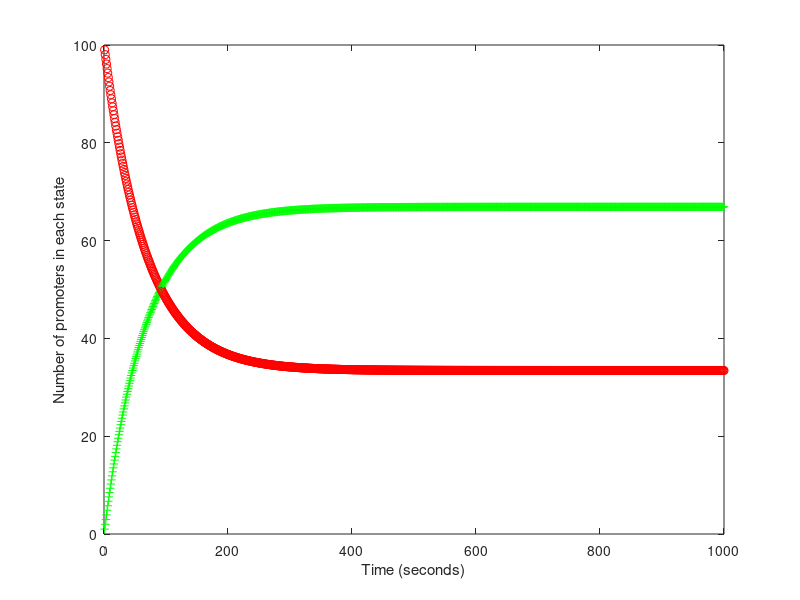
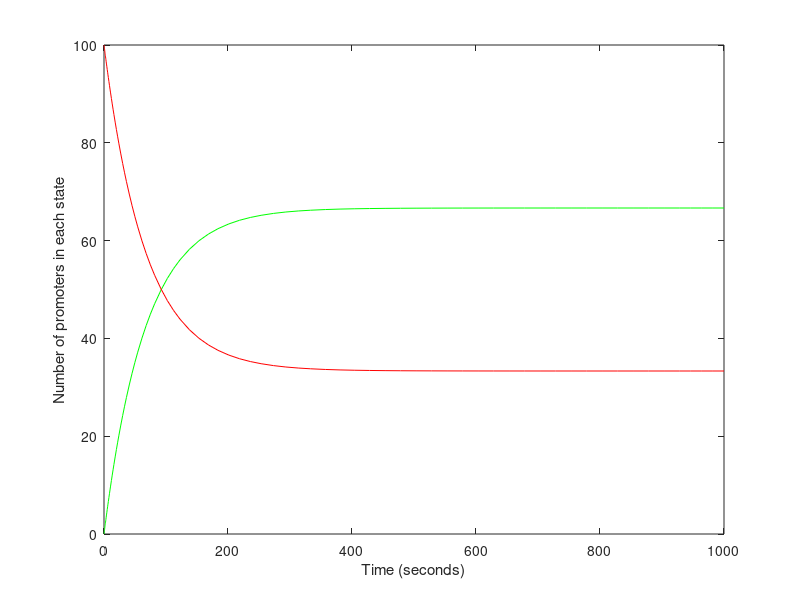
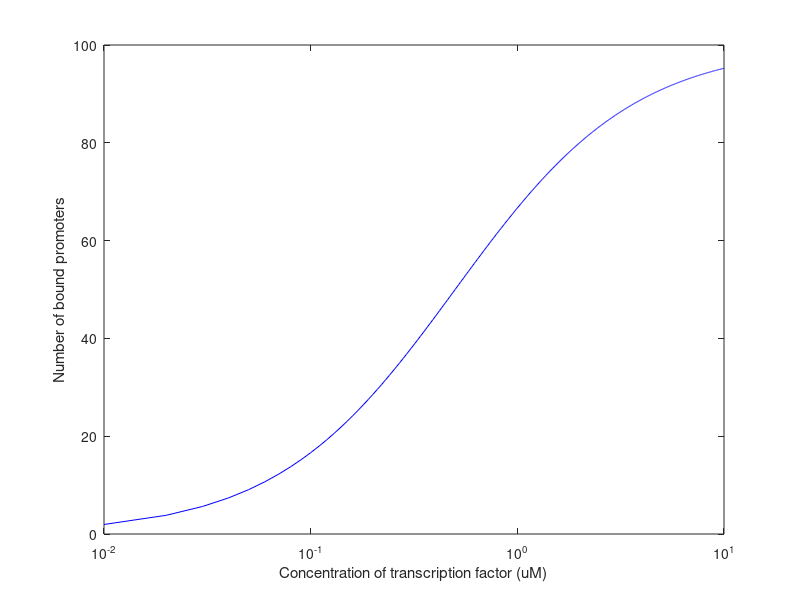
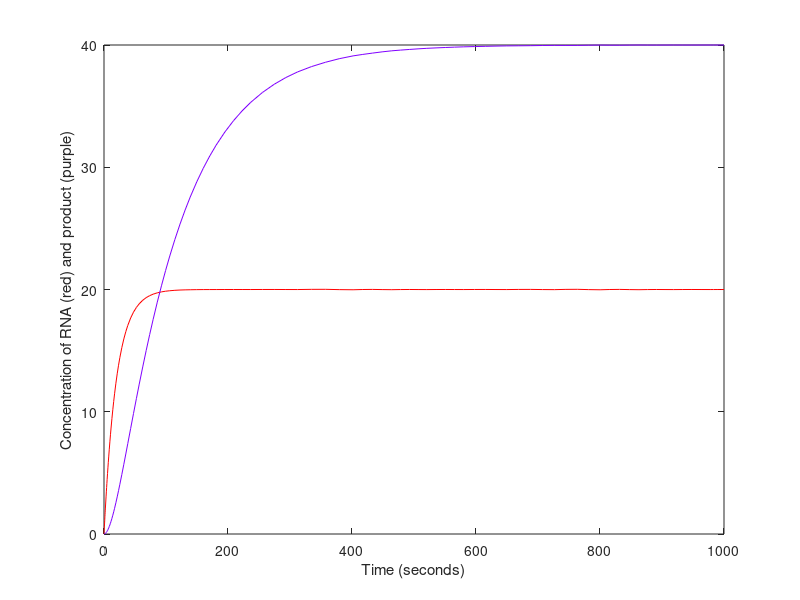

These charts were generated, in order, by the following MATLAB code:
% Simulation of a simplified version of the model from Guido Collins et al., 2006
% Jun Allard allardlab.com

%% Binding and unbinding of a TF to a promotor -- 1.1 Simple simulation

% parameters
kon = 0.01; % attachment rate, s^-1 uM^-1
koff = 0.005; %s^-1

C = 1.0; % microMolar, concentration of transcription factor

% set up a figure
figure(11); clf; hold on; box on;
xlabel('Time (seconds)')
ylabel('Number of promoters in each state')

% initial conditions
u_bound = 0;
u_unbound = 100; % the total number of times this promotor occurs in the system

dt = 1; % second EVERY SECOND, update the number of bound and unbound promotors
ntmax = 1000;
for nt=1:ntmax
    
    u_bound   = u_bound   + (+ kon*C*u_unbound - koff*u_bound)*dt;
    u_unbound = u_unbound + (- kon*C*u_unbound + koff*u_bound)*dt;
    
    plot(nt, u_bound, '+g')
    plot(nt, u_unbound, 'or')
    
end


%% 1.2 Matlab's built-in solver

% Now let's use Matlab's built-in ODE solver (which is faster and more accurate, but less flexible)

% parameters
kon = 0.01;
koff = 0.005; %s^-1

C = 1.0; % microMolar, concentration of transcription factor

initialCondition = [0,100];

% set up a figure
figure(12); clf; hold on; box on;
xlabel('Time (seconds)')
ylabel('Number of promoters in each state')

f =@(u,w) +kon*C*w - koff*u;
g =@(u,w) -kon*C*w + koff*u;

dxdt = @(t,x)[f(x(1),x(2));
    g(x(1),x(2))];

[T, X] = ode45(dxdt, [0.0,1000], initialCondition);

figure(12); hold on;
plot(T,X(:,1),'-g'); % red for RNA
plot(T,X(:,2),'-r'); % purple

%% 1.3 Parameter sweep

paramArray = 0:0.01:10;
b_storage = zeros(size(paramArray));

for iParam=1:numel(paramArray)

    % parameters
    kon = 0.01;
    koff = 0.005; %s^-1

    C = paramArray(iParam); % microMolar, concentration of transcription factor

    initialCondition = [0,100];


    f =@(u,w) +kon*C*w - koff*u;
    g =@(u,w) -kon*C*w + koff*u;

    dxdt = @(t,x)[f(x(1),x(2));
        g(x(1),x(2))];

    [T, X] = ode45(dxdt, [0.0,1000], initialCondition);

    b_storage(iParam) = X(end,1);
    
end

figure(13); clf;
plot(paramArray,b_storage, '-b')
xlabel('Concentration of transcription factor (uM)')
ylabel('Number of bound promoters')

set(gca, 'xscale', 'log')

%% 1.4 Creation and destruction of mRNA and protein

% protein level

gamma_m = 1;
delta_m = 0.05;
gamma_g = 0.02;
delta_g = 0.01;

f =@(m,g) +gamma_m   - delta_m*m;
g =@(m,g) +gamma_g*m - delta_g*g;

initialCondition = [0,0];

dxdt = @(t,x)[f(x(1),x(2));
    g(x(1),x(2))];

[T, X] = ode45(dxdt, [0.0,1000], initialCondition);

figure(14); clf; hold on; box on;
plot(T,X(:,1),'-r'); % red for RNA
plot(T,X(:,2),'-', 'color', [0.5 0 1]); % purple
xlabel('Time (seconds)')
ylabel('Concentration of RNA (red) and product (purple)')


%% 1.5 promotor binding state

% parameters

delta_m = 0.05;
gamma_g = 0.02;
delta_g = 0.01;

kon = 0.001; % s^-1 uM^-1
koff = 0.0005; % s^-1

gamma_m =@(p0,pr,pa,par) 1.0*p0+0.0*pr+2.0*pa+1.0*par;

I = 10; % concentration of inhibitory transcription factor (uM)
C = 10; % concentration of activatory transcription factor (uM)

M =@(t) [-kon*C-kon*I,  +koff*I,          koff     ,        0;
               +kon*I,  -koff*I-kon*C,             0,   +koff;
               +kon*C      ,              0,   -koff-kon*I,   +koff;
                    0,          kon*C,         kon*I, -2*koff];


f =@(p0,pr,pa,par,m,g,t) +gamma_m(p0,pr,pa,par)   - delta_m*m; % dmdt
g =@(p0,pr,pa,par,m,g,t) +gamma_g*m - delta_g*g;    % dpdt

initialCondition = [1,0,0,0,0,0];

dxdt = @(t,x)[M(t)*[x(1);x(2);x(3);x(4)];
    f(x(1),x(2),x(3),x(4),x(5),x(6));
    g(x(1),x(2),x(3),x(4),x(5),x(6))];

[T, X] = ode45(dxdt, [0.0,1000], initialCondition);

figure(15); clf; 

subplot(2,1,1);hold on; box on;
plot(T,X(:,1:4))
xlabel('Time (seconds)')
ylabel('Number of promotors in each state')

legend('Empty', 'repressor', 'activator', 'both')

subplot(2,1,2);hold on; box on;
plot(T,X(:,5),'-r'); % red for RNA
plot(T,X(:,6),'-', 'color', [0.5 0 1]); % purple
xlabel('Time (seconds)')
ylabel('Concentration of RNA (red) and product (purple)')



%% 1.6 a parameter sweep

paramArray = 0:1:100;
g_storage = zeros(size(paramArray));

for iParam=1:numel(paramArray)
    
    % parameters
    delta_m = 0.05;
    gamma_g = 0.02;
    delta_g = 0.01;
    
    kon = 0.001; % s^-1 uM^-1
    koff = 0.0005; % s^-1
    
    I = 10; 
    C = paramArray(iParam); 
    
    
    M =@(t) [-kon*C-kon*I,  +koff*I,          koff     ,        0;
        +kon*I,  -koff*I-kon*C,             0,   +koff;
        +kon*C      ,              0,   -koff-kon*I,   +koff;
        0,          kon*C,         kon*I, -2*koff];
    
    gamma_m =@(p0,pr,pa,par) 1.0*p0+0.0*pr+2.0*pa+1.0*par;
    
    f =@(p0,pr,pa,par,m,g,t) +gamma_m(p0,pr,pa,par)   - delta_m*m;
    g =@(p0,pr,pa,par,m,g,t) +gamma_g*m - delta_g*g;
    
    initialCondition = [1,0,0,0,0,0];
    
    dxdt = @(t,x)[M(t)*[x(1);x(2);x(3);x(4)];
        f(x(1),x(2),x(3),x(4),x(5),x(6));
        g(x(1),x(2),x(3),x(4),x(5),x(6))];
    
    [T, X] = ode45(dxdt, [0.0,100], initialCondition);
    
    g_storage(iParam) = X(end,6);
    
end

figure(16); clf;
plot(paramArray,g_storage, '-b')
xlabel('Concentration of activating TF (uM)') 
ylabel('Concentration of product (uM)')
set(gca,'ylim', [0,40]);
set(gca,'xscale','log') % uncomment to make a log plot

%% 1.7 positive feedback

paramArray = 0:1:100;
g_storage = zeros(size(paramArray));

for iParam=1:numel(paramArray)
    
    % parameters
    delta_m = 0.05;
    gamma_g = 0.02;
    delta_g = 0.01;
    
    gamma_g2 = 0.1;
    
    kon = 0.001; % s^-1 uM^-1
    koff = 0.0005; % s^-1
    
    I = 10; % EDIT FOR HW1
    C = paramArray(iParam); % ENDOGENOUS activatory transcription factor % EDIT FOR HW1
    
    M =@(C2,t) [-kon*(C+C2)-kon*I,  +koff*I,          koff     ,        0;
                +kon*I,             -koff*I-kon*(C+C2),             0,   +koff;
                +kon*(C+C2)      ,              0,   -koff-kon*I,   +koff;
                        0,          kon*(C+C2),         kon*I, -2*koff];
    
    gamma_m =@(p0,pr,pa,par) 1.0*p0+0.0*pr+2.0*pa+1.0*par;
    
    f =@(p0,pr,pa,par,m,g,m2,C2) +gamma_m(p0,pr,pa,par)   - delta_m*m;
    g =@(p0,pr,pa,par,m,g,m2,C2) +gamma_g*m - delta_g*g;
    
    f2 =@(p0,pr,pa,par,m,g,m2,C2) + gamma_m(p0,pr,pa,par)   - delta_m*m2;
    g2 =@(p0,pr,pa,par,m,g,m2,C2) + gamma_g2*m2 - delta_g*C2;
    
    
    initialCondition = [1,0,0,0,0,0,0,0];
    
    dxdt = @(t,x)[M(x(8),t)*[x(1);x(2);x(3);x(4)];
        f(x(1),x(2),x(3),x(4),x(5),x(6),x(7),x(8));
        g(x(1),x(2),x(3),x(4),x(5),x(6),x(7),x(8));
        f2(x(1),x(2),x(3),x(4),x(5),x(6),x(7),x(8));
        g2(x(1),x(2),x(3),x(4),x(5),x(6),x(7),x(8))];
    
    [T, X] = ode45(dxdt, [0.0,100], initialCondition);
    
    g_storage(iParam) = X(end,6);
    
end

figure(17); clf;
plot(paramArray,g_storage, '-b')
xlabel('Concentration of activating TF (uM)') % EDIT FOR HW1
ylabel('Concentration of product (uM)')
set(gca,'ylim', [0,40]);
set(gca,'xscale','log') % uncomment to make a log plot

%%


